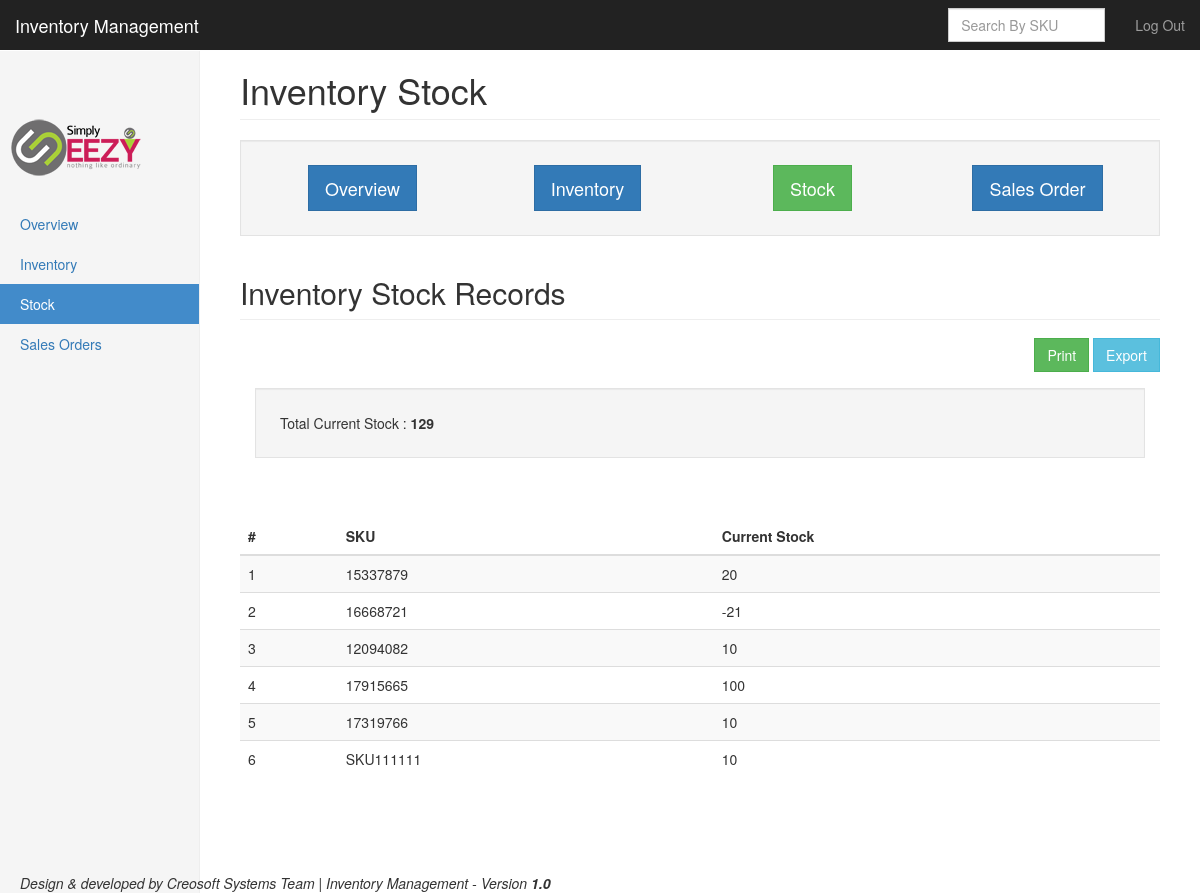
Page /stock.php (signed in) on the earlier database version.
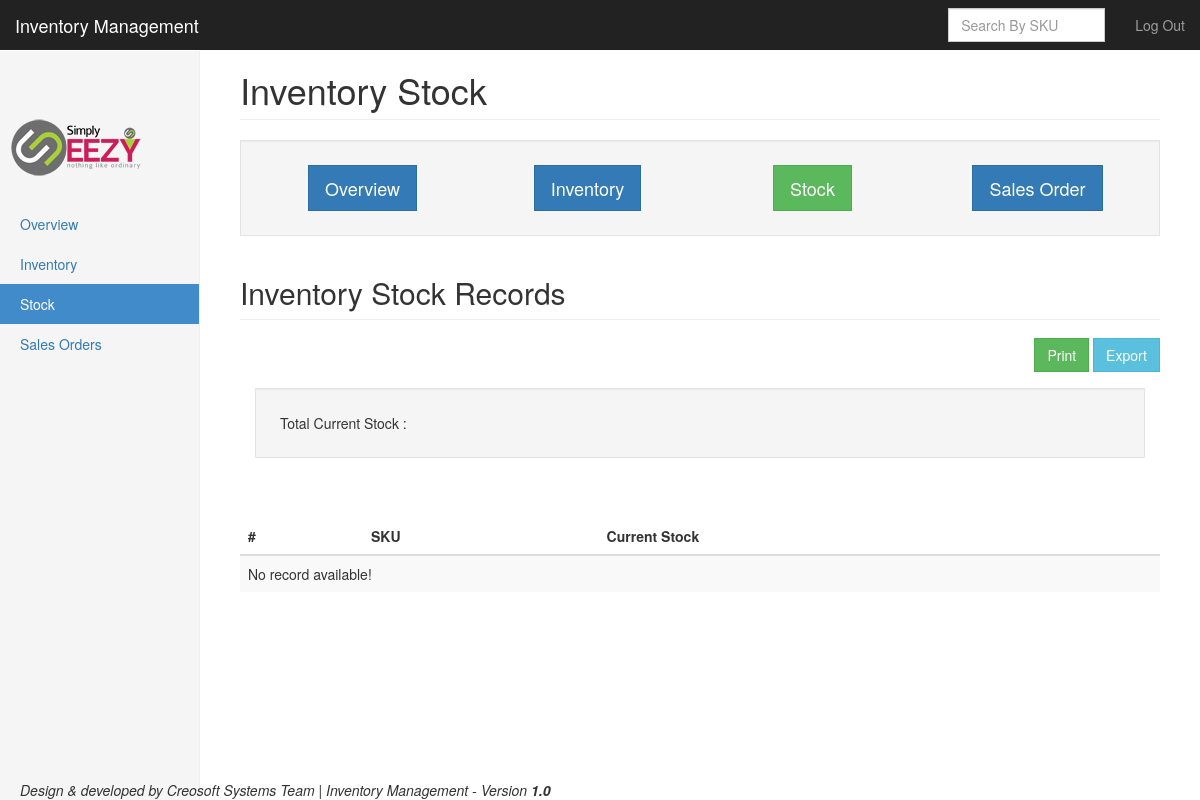
Same page on the later database version.
### tables this page shows
CREATE TABLE IF NOT EXISTS `master_inventory` (
  `id` int(11) NOT NULL AUTO_INCREMENT,
  `sku` varchar(100) NOT NULL,
  `stock` int(11) NOT NULL,
  `added_date` datetime NOT NULL,
  `modified_date` datetime NOT NULL,
  PRIMARY KEY (`id`)
);

### stock.php (the view, shortened to what the changed rows need)
<?php
include('db.php');
$limit = 10;
if (isset($_GET["page"])) { $page  = $_GET["page"]; } else { $page=1; };
$start_from = ($page-1) * $limit;
$qInv = (isset($_REQUEST['searchInventory']))?$_REQUEST['searchInventory']:'';
$from_date = (isset($_REQUEST['from_date']))?urldecode($_REQUEST['from_date']):'';
$to_date = (isset($_REQUEST['to_date']))?urldecode($_REQUEST['to_date']):'';
$selectInvSql = "";
if(!empty($from_date) && !empty($to_date)){
	$from_date_ymd = date("Y-m-d", strtotime($from_date));
	$to_date_ymd = date("Y-m-d", strtotime($to_date));
	$selectInvSql = "SELECT id, sku, stock FROM master_inventory WHERE purchase_date BETWEEN '".$from_date_ymd."' AND '".$to_date_ymd."' LIMIT $start_from, $limit";
}else if(!empty($qInv)){
	$selectInvSql = "SELECT id, sku, stock FROM master_inventory WHERE sku LIKE '%".trim($qInv)."%'  LIMIT $start_from, $limit";
}else{
	$selectInvSql = "SELECT id, sku, stock FROM master_inventory LIMIT $start_from, $limit";
}
if(!empty($selectInvSql)){
	$selectInvSqlStatement = $myMySQLPDOCon->prepare($selectInvSql);
	$selectInvSqlParameter = array();
	$selectInvSqlStatement->execute($selectInvSqlParameter);
	$inventoryRecords = array();
	$inventoryRecords = $selectInvSqlStatement->fetchAll();
}
function getStatForSearchedResult($inputVar, $qInv){
	global $myMySQLPDOCon;
	$selectSaleSearchedSql = "";
	if(!empty($qInv)){
		$qSalesSqlClause = "sku LIKE '%".trim($qInv)."%'";
			$selectSaleSearchedSql = "SELECT SUM(stock) AS result_total FROM master_inventory WHERE 1=1 AND ".$qSalesSqlClause;
		}else{
			$selectSaleSearchedSql = "SELECT SUM(stock) AS result_total FROM master_inventory";
		}
	if(!empty($selectSaleSearchedSql)){
		if(!empty($selectSaleSearchedSql)){
			$selectSaleSearchedSqlStatement = $myMySQLPDOCon->prepare($selectSaleSearchedSql);
			$selectSaleSearchedSqlStatement->execute();
			$selectSaleSearchedRecords = $selectSaleSearchedSqlStatement->fetchAll();
			if(count($selectSaleSearchedRecords)>0){
				return $selectSaleSearchedRecords[0]["result_total"];
			}
			return 0;
		}
	}
}
?>
<!DOCTYPE html>
<html lang="en">
  <head>
    <link href="css/bootstrap.min.css" rel="stylesheet">
    <link href="css/ie10-viewport-bug-workaround.css" rel="stylesheet">
    <link href="css/dashboard.css" rel="stylesheet">
  </head>
  <body>
    <div class="container-fluid">
      <div class="row">
        <div class="col-sm-9 col-sm-offset-3 col-md-10 col-md-offset-2 main">
          <h1 class="page-header">Inventory Stock</h1>
			<div class="row">
				<div class="col-sm-12">
				<h2 class="sub-header">Inventory Stock Records</h2>
				</div>
			</div>
					<link rel="stylesheet" href="//code.jquery.com/ui/1.11.4/themes/smoothness/jquery-ui.css">
		<div class="row">
				<div class="col-sm-12">
				<form class="navbar-form navbar-center" name="dateRangeForm" id="dateRangeForm">
				<div class="well well-lg">
				Total Current Stock : <strong><?php echo getStatForSearchedResult("stock", $qInv); ?></strong>&nbsp;&nbsp;
				</div>
				</form>
				</div>
</div>
			<br><br>
          <div class="table-responsive">
		  <div id="divToPrint" style="display:block;">
            <table class="table table-striped" id="myTable">
              <thead>
                <tr>
                  <th>#</th>
                  <th>SKU</th>
                  <th>Current Stock</th>
                </tr>
              </thead>
			  <tbody>
			  <?php
			  $indx=1;
			  if(count($inventoryRecords)>0){
			  	foreach($inventoryRecords as $invRow){
				?>
					<tr>
					  <td><?php echo $indx;?></td>
					  <td><?php echo strtoupper($invRow["sku"]);?></td>
					  <td><?php echo $invRow["stock"];?></td>
					</tr>
				<?php
				$indx++;
				}
			  }else{
			  ?>
                <tr>
                  <td colspan="9">No record available!</td>
                </tr>
			  <?php
			  }
			  ?>
			</tbody>
            </table>
			<br><br>
			<table class="table table-striped">
			<thead>
			<tr>
			<td colspan="9">
			</td>
			</tr>
			</table>
			</div>
          </div>
        </div>
      </div>
    </div>
  </body>
</html>

Differences in the rows shown:
removed master_inventory: sku "15337879", stock "20"
removed master_inventory: sku "16668721", stock "-21"
removed master_inventory: sku "12094082", stock "10"
removed master_inventory: sku "17915665", stock "100"
removed master_inventory: sku "17319766", stock "10"
removed master_inventory: sku "SKU111111", stock "10"
Other differences:
getStatForSearchedResult("stock", $qInv): "129" → (not shown)
text now shown: "No record available!"
